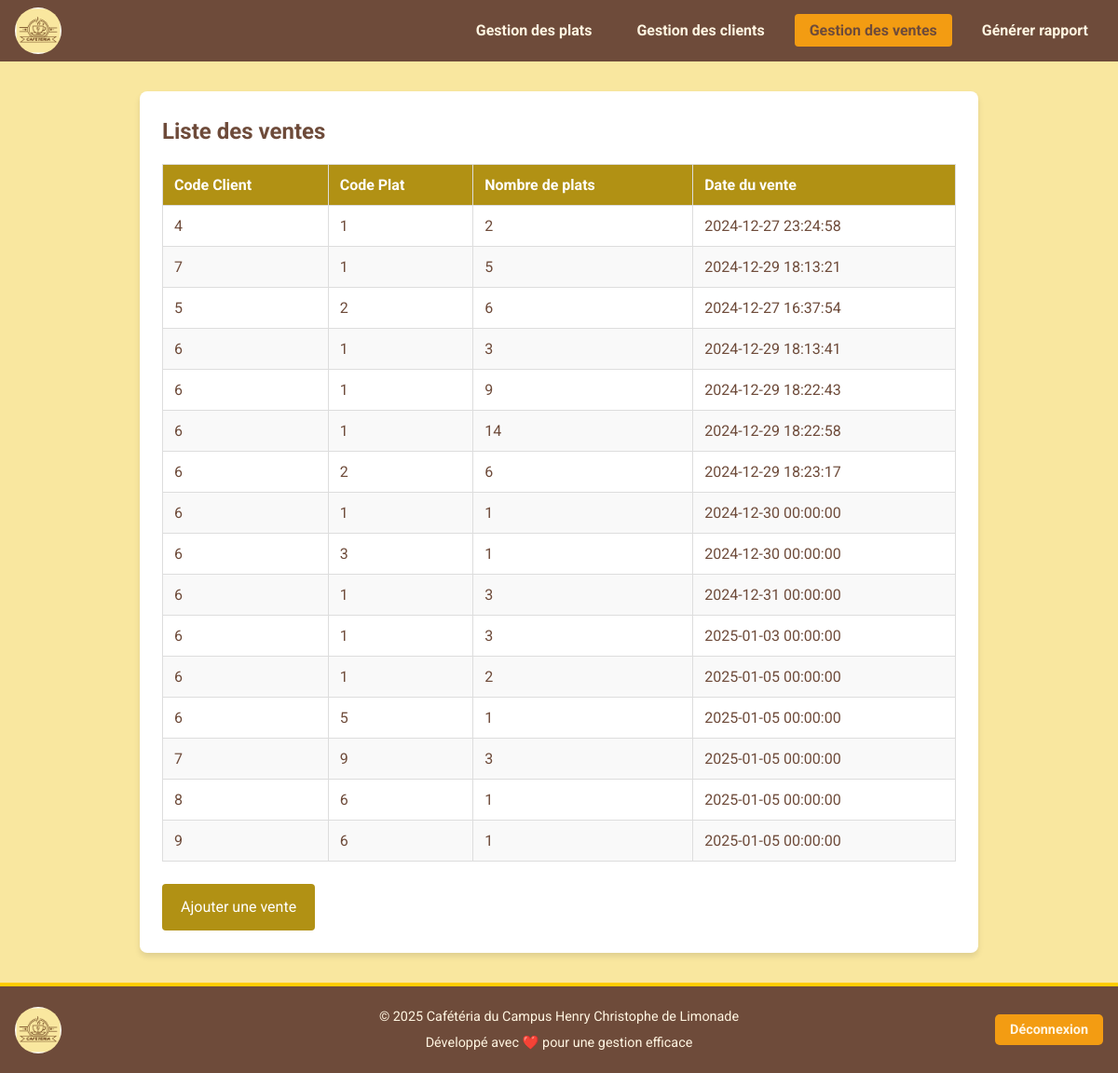
The page /ventes/index.php on the database its author committed.
### tables this page shows
CREATE TABLE IF NOT EXISTS `ventes` (
  `id` int NOT NULL AUTO_INCREMENT,
  `client_id` int NOT NULL,
  `plat_id` int NOT NULL,
  `date_vente` datetime NOT NULL DEFAULT CURRENT_TIMESTAMP,
  `nombre_plats` int NOT NULL,
  PRIMARY KEY (`id`),
  KEY `client_id` (`client_id`),
  KEY `plat_id` (`plat_id`)
);

### ventes/index.php (the view, shortened to what this page needs)
<?php
require '../config/config.php';
include '../assets/menu.php';
$query = $pdo->query("SELECT * FROM ventes");
$ventes = $query->fetchAll(PDO::FETCH_ASSOC);
?>
<!DOCTYPE html>
<html lang="fr">
<head>
    <link rel="stylesheet" href="../assets/css/style.css">
<body>
    <div class="container">
        <h2 class="section-title">Liste des ventes</h2>
        <table class="styled-table">
            <thead>
                <tr>
                    <th>Code Client</th>
                    <th>Code Plat</th>
                    <th>Nombre de plats</th>
                    <th>Date du vente</th>
                </tr>
            </thead>
            <tbody>
                <?php foreach ($ventes as $vente): ?>
                    <tr>
                        <td><?php echo htmlspecialchars($vente['client_id']); ?></td>
                        <td><?php echo htmlspecialchars($vente['plat_id']); ?></td>
                        <td><?php echo htmlspecialchars($vente['nombre_plats']); ?></td>
                        <td><?php echo htmlspecialchars($vente['date_vente']); ?></td>
                    </tr>
                <?php endforeach; ?>
            </tbody>
        </table>
        <a href="add.php" class="btn-primary">Ajouter une vente</a>
    </div>
    <?php include '../assets/footer.php'; ?>
</body>
</html>

### assets/css/style.css (style rules this page uses)
* { margin: 0; padding: 0; box-sizing: border-box; }
body { font-family: 'Reddit Mono', Arial, sans-serif; background-color: #f0f2f5; color: #333; line-height: 1.6; }
.container { max-width: 800px; margin: 50px auto; background: #ffffff; padding: 20px; border-radius: 12px; box-shadow: 0 4px 6px rgba(0, 0, 0, 0.1); }

### ventes/index.php (style rules this page uses)
body { font-family: 'Roboto', sans-serif; background: #F9E79F; color: #6E4B3A; margin: 0; padding: 0; }
.container { margin: 2rem auto; max-width: 900px; background-color: #fff; padding: 1.5rem; border-radius: 8px; box-shadow: 0 4px 6px rgba(0, 0, 0, 0.1); }
.section-title { color: #6E4B3A; margin-bottom: 1rem; text-align: left; }
.styled-table { width: 100%; border-collapse: collapse; margin-bottom: 1.5rem; }
.styled-table th, .styled-table td { border: 1px solid #ddd; padding: 0.75rem; text-align: left; }
.styled-table th { background-color:rgb(177, 145, 20); color: #fff; }
.styled-table tr:nth-child(even) { background-color: #f9f9f9; }
.btn-primary { display: inline-block; padding: 0.75rem 1.25rem; background-color:rgb(177, 145, 20); color: #fff; text-decoration: none; border-radius: 4px; transition: background-color 0.3s ease; }

### rows shown on the page
ventes: client "4", plat "1", nombre_plats "2", date_vente "2024-12-27 23:24:58"
ventes: client "7", plat "1", nombre_plats "5", date_vente "2024-12-29 18:13:21"
ventes: client "5", plat "2", nombre_plats "6", date_vente "2024-12-27 16:37:54"
ventes: client "6", plat "1", nombre_plats "3", date_vente "2024-12-29 18:13:41"
ventes: client "6", plat "1", nombre_plats "9", date_vente "2024-12-29 18:22:43"
ventes: client "6", plat "1", nombre_plats "14", date_vente "2024-12-29 18:22:58"
ventes: client "6", plat "2", nombre_plats "6", date_vente "2024-12-29 18:23:17"
ventes: client "6", plat "1", nombre_plats "1", date_vente "2024-12-30 00:00:00"
ventes: client "6", plat "3", nombre_plats "1", date_vente "2024-12-30 00:00:00"
ventes: client "6", plat "1", nombre_plats "3", date_vente "2024-12-31 00:00:00"
ventes: client "6", plat "1", nombre_plats "3", date_vente "2025-01-03 00:00:00"
ventes: client "6", plat "1", nombre_plats "2", date_vente "2025-01-05 00:00:00"
ventes: client "6", plat "5", nombre_plats "1", date_vente "2025-01-05 00:00:00"
ventes: client "7", plat "9", nombre_plats "3", date_vente "2025-01-05 00:00:00"
ventes: client "8", plat "6", nombre_plats "1", date_vente "2025-01-05 00:00:00"
ventes: client "9", plat "6", nombre_plats "1", date_vente "2025-01-05 00:00:00"
